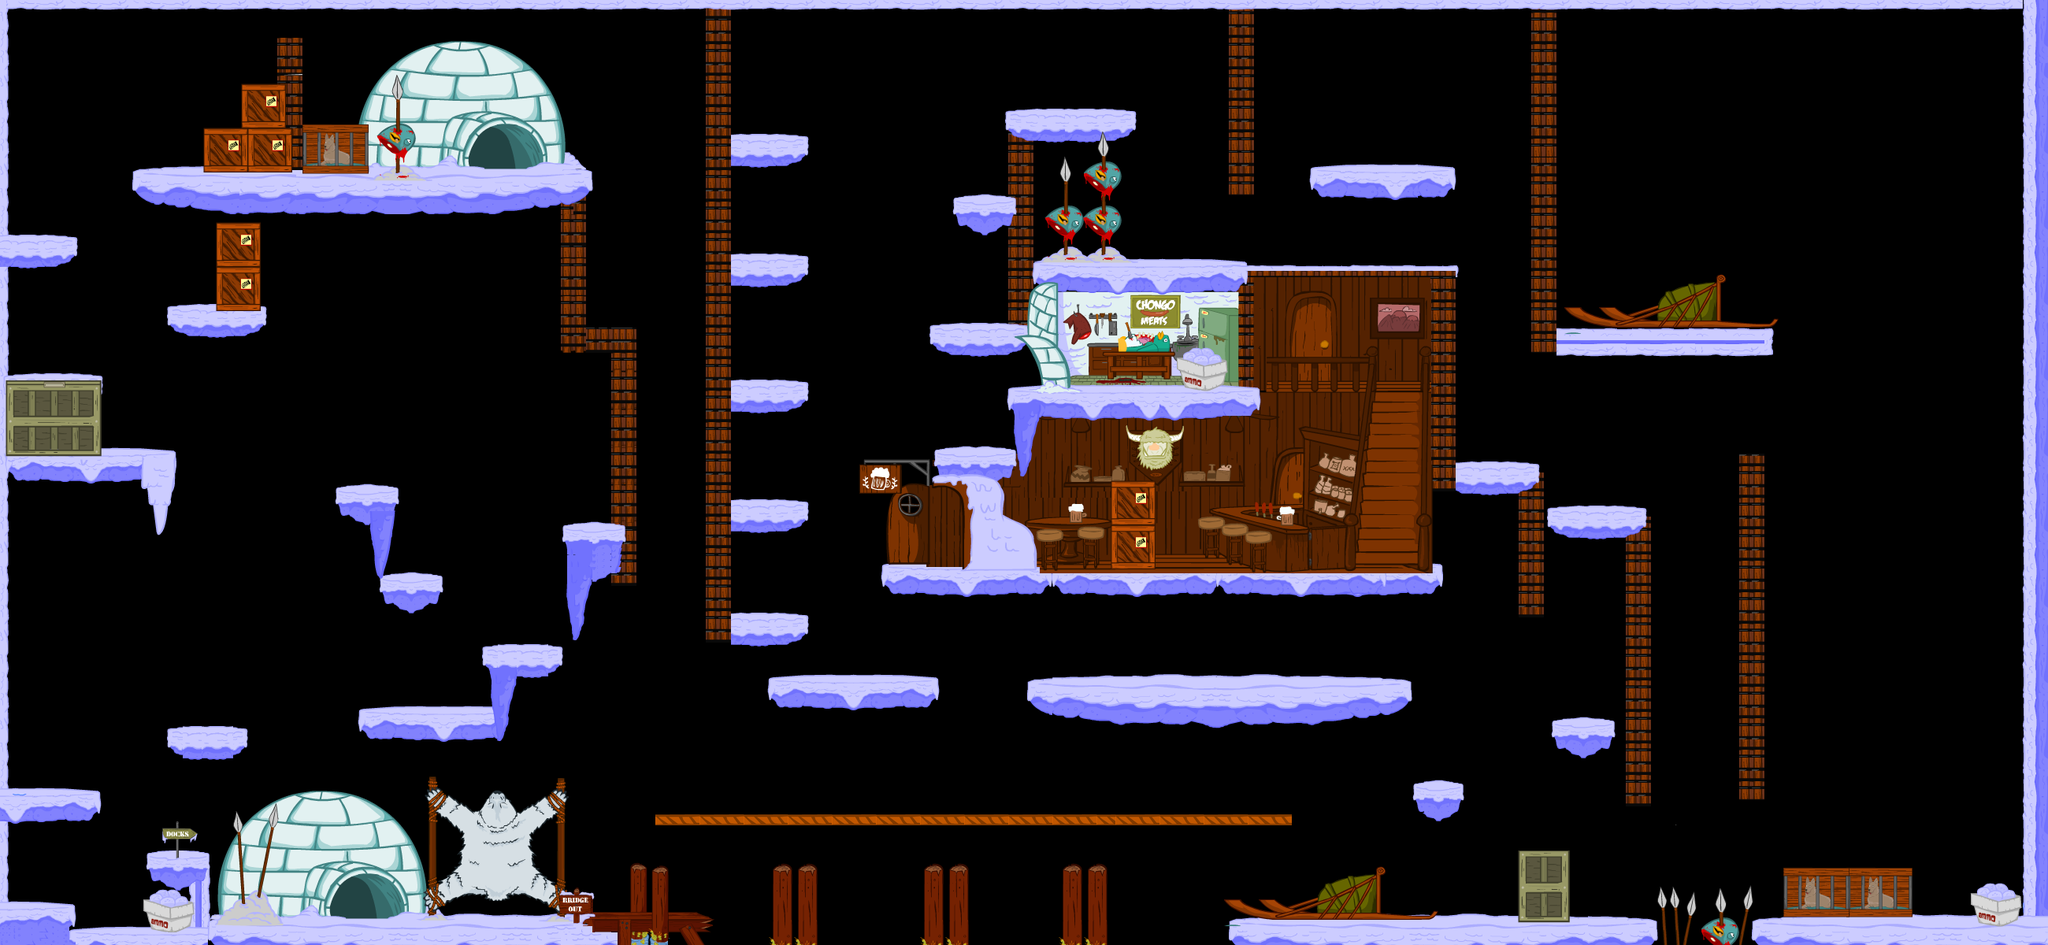

A level layout from a 2D game, rendered from its tile map. Below: a short description, then the map file with tile-grid data replaced by summaries:
An orthogonal 325x150 tile map with 8x8 px tiles, 11 tile layers (sub2, sub1, main, actors3, ...), 3 tilesets and 187 objects.

<map version="1.0" orientation="orthogonal" width="325" height="150" tilewidth="8" tileheight="8">
 <tileset firstgid="1" name="snowball" tilewidth="8" tileheight="8">
  <image source="snowball.png" width="114" height="69" />
 </tileset>
 <tileset firstgid="113" name="rope" tilewidth="8" tileheight="8">
  <image source="rope.png" width="64" height="20" />
 </tileset>
 <tileset firstgid="129" name="levelThreeTiles" tilewidth="8" tileheight="8">
  <image source="levelThreeTiles.png" width="800" height="1000" />
 </tileset>
 <layer name="sub2" width="325" height="150">
  <data>[48750 cells, 3134 non-empty, 345 distinct tile ids]</data>
 </layer>
 <layer name="sub1" width="325" height="150">
  <data>[48750 cells, 2535 non-empty, 1692 distinct tile ids]</data>
 </layer>
 <layer name="main" width="325" height="150">
  <data>[48750 cells, 9837 non-empty, 4716 distinct tile ids]</data>
 </layer>
 <layer name="actors3" width="325" height="150">
  <data>[48750 cells, 575 non-empty, 444 distinct tile ids]</data>
 </layer>
 <layer name="mapActors2" width="325" height="150">
  <data>[48750 cells, 3663 non-empty, 2520 distinct tile ids]</data>
 </layer>
 <layer name="mapActors" width="325" height="150">
  <data>[48750 cells, 1475 non-empty, 1347 distinct tile ids]</data>
 </layer>
 <layer name="player" width="325" height="150">
  <data>[48750 cells, 0 non-empty, 0 distinct tile ids]</data>
 </layer>
 <layer name="above2" width="325" height="150">
  <data>[48750 cells, 150 non-empty, 136 distinct tile ids]</data>
 </layer>
 <layer name="mapActorsAbvove" width="325" height="150">
  <data>[48750 cells, 1103 non-empty, 1090 distinct tile ids]</data>
 </layer>
 <layer name="snowballSpawn" width="325" height="150">
  <data>[48750 cells, 11 non-empty, 9 distinct tile ids]</data>
 </layer>
 <layer name="rope" width="325" height="150">
  <data>[48750 cells, 202 non-empty, 14 distinct tile ids]</data>
 </layer>
 <objectgroup name="Start" width="325" height="150">
  <object x="63" y="1095" />
 </objectgroup>
 <objectgroup name="Collision" width="325" height="150">
  <object x="0" y="1008" width="120" height="8" />
  <object x="192" y="1088" width="64" height="8" />
  <object x="264" y="1168" width="632" height="8" />
  <object x="1568" y="1168" width="528" height="8" />
  <object x="224" y="928" width="80" height="8" />
  <object x="464" y="904" width="184" height="8" />
  <object x="624" y="824" width="96" height="8" />
  <object x="720" y="672" width="56" height="8" />
  <object x="1440" y="720" width="352" height="8" />
  <object x="440" y="624" width="56" height="8" />
  <object x="128" y="576" width="88" height="8" />
  <object x="0" y="480" width="120" height="8" />
  <object x="0" y="304" width="88" height="8" />
  <object x="384" y="224" width="352" height="8" />
  <object x="744" y="416" width="56" height="8" />
  <object x="1024" y="856" width="152" height="8" />
  <object x="1320" y="864" width="456" height="8" />
  <object x="1800" y="1000" width="48" height="8" />
  <object x="1936" y="1082" width="48" height="8" />
  <object x="1976" y="920" width="88" height="8" />
  <object x="928" y="784" width="88" height="8" />
  <object x="1128" y="720" width="280" height="8" />
  <object x="928" y="176" width="88" height="8" />
  <object x="928" y="328" width="88" height="8" />
  <object x="928" y="488" width="88" height="8" />
  <object x="928" y="640" width="88" height="8" />
  <object x="1192" y="576" width="88" height="8" />
  <object x="1288" y="496" width="248" height="8" />
  <object x="1192" y="416" width="88" height="8" />
  <object x="1224" y="256" width="56" height="8" />
  <object x="1288" y="144" width="144" height="8" />
  <object x="1312" y="336" width="272" height="8" />
  <object x="1672" y="216" width="168" height="8" />
  <object x="1416" y="592" width="16" height="8" />
  <object x="1960" y="648" width="128" height="8" />
  <object x="360" y="48" width="16" height="8" />
  <object x="317" y="108" width="40" height="8" />
  <object x="268" y="164" width="40" height="8" />
  <object x="176" y="224" width="80" height="8" />
  <object x="384" y="160" width="72" height="8" />
  <object x="2232" y="1168" width="368" height="8" />
  <object x="2216" y="576" width="16" height="8" />
  <object x="1848" y="592" width="104" height="8" />
  <object x="1976" y="424" width="272" height="24" />
  <object x="1976" y="416" width="264" height="8" />
  <object x="504" y="736" width="48" height="8" />
  <object x="224" y="392" width="48" height="8" />
  <object x="0" y="1152" width="88" height="8" />
  <object x="96" y="1184" width="144" height="8" />
  <object x="280" y="328" width="16" height="8" />
  <object x="1586" y="339" width="256" height="8" />
 </objectgroup>
 <objectgroup name="Walls" width="325" height="150">
  <object x="240" y="1096" width="24" height="80" />
  <object x="216" y="936" width="96" height="24" />
  <object x="456" y="912" width="192" height="24" />
  <object x="616" y="832" width="32" height="72" />
  <object x="992" y="864" width="192" height="24" />
  <object x="720" y="680" width="8" height="144" />
  <object x="736" y="744" width="8" height="112" />
  <object x="1312" y="872" width="472" height="24" />
  <object x="1792" y="1008" width="64" height="24" />
  <object x="1928" y="1090" width="64" height="56" />
  <object x="1968" y="928" width="96" height="24" />
  <object x="896" y="0" width="32" height="816" />
  <object x="432" y="632" width="72" height="24" />
  <object x="120" y="488" width="8" height="96" />
  <object x="0" y="584" width="224" height="120" />
  <object x="0" y="312" width="96" height="24" />
  <object x="168" y="232" width="544" height="24" />
  <object x="712" y="232" width="32" height="216" />
  <object x="896" y="1176" width="8" height="24" />
  <object x="1560" y="1176" width="8" height="24" />
  <object x="744" y="424" width="64" height="24" />
  <object x="0" y="704" height="304" />
  <object x="0" y="352" width="8" height="128" />
  <object x="0" y="0" width="8" height="304" />
  <object x="1016" y="792" width="8" height="56" />
  <object x="1120" y="728" width="680" height="24" />
  <object x="1664" y="224" width="184" height="24" />
  <object x="1568" y="344" width="32" height="152" />
  <object x="1280" y="152" width="32" height="272" />
  <object x="1312" y="344" width="256" height="24" />
  <object x="1312" y="152" width="128" height="24" />
  <object x="1216" y="264" width="64" height="24" />
  <object x="1184" y="584" width="128" height="24" />
  <object x="1280" y="528" width="32" height="56" />
  <object x="1280" y="504" width="320" height="24" />
  <object x="1408" y="600" width="32" height="120" />
  <object x="928" y="648" width="96" height="24" />
  <object x="928" y="496" width="96" height="24" />
  <object x="928" y="336" width="96" height="24" />
  </objectgroup>
 <objectgroup name="Corner" width="325" height="150">
  <!-- 52 objects omitted --></objectgroup>
 <objectgroup name="zip" width="325" height="150">
  <!-- 2 objects omitted --></objectgroup>
 <objectgroup name="yeti" width="325" height="150">
  <!-- 5 objects omitted --></objectgroup>
 <objectgroup name="yeti_patrol" width="325" height="150">
  <!-- 3 objects omitted --></objectgroup>
 <objectgroup name="deathPit" width="325" height="150">
  <!-- 1 objects omitted --></objectgroup>
 <objectgroup name="snow" width="325" height="150">
  <!-- 3 objects omitted --></objectgroup>
 <objectgroup name="fish" width="325" height="150">
  <!-- 4 objects omitted --></objectgroup>
 <objectgroup name="egg" width="325" height="150" />
</map>
<!-- 96 of 187 objects omitted -->
